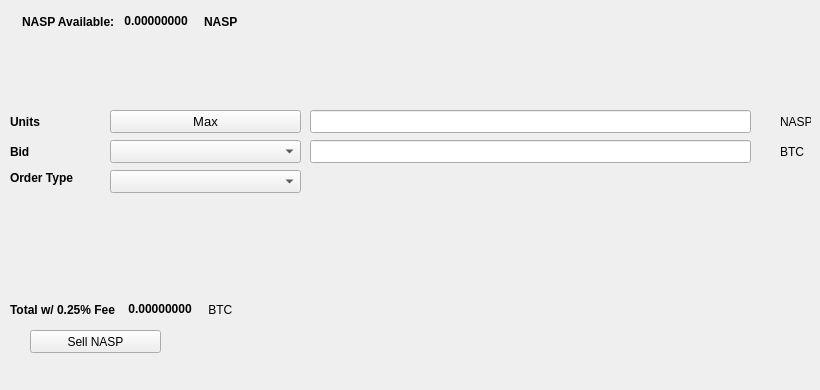
   <widget class="QWidget" name="SellTab">
    <attribute name="title">
     <string>Sell</string>
    </attribute>
    <widget class="QLabel" name="label_16">
     <property name="geometry">
      <rect>
       <x>780</x>
       <y>140</y>
       <width>31</width>
       <height>23</height>
      </rect>
     </property>
     <property name="text">
      <string>BTC</string>
     </property>
    </widget>
    <widget class="QComboBox" name="SellBidcomboBox">
     <property name="geometry">
      <rect>
       <x>110</x>
       <y>140</y>
       <width>191</width>
       <height>23</height>
      </rect>
     </property>
     <property name="font">
      <font>
       <pointsize>10</pointsize>
      </font>
     </property>
    </widget>
    <widget class="QLabel" name="label_18">
     <property name="geometry">
      <rect>
       <x>10</x>
       <y>110</y>
       <width>46</width>
       <height>23</height>
      </rect>
     </property>
     <property name="font">
      <font>
       <weight>75</weight>
       <bold>true</bold>
      </font>
     </property>
     <property name="text">
      <string>Units</string>
     </property>
    </widget>
    <widget class="QPushButton" name="Sell_Max_Amount">
     <property name="geometry">
      <rect>
       <x>110</x>
       <y>110</y>
       <width>191</width>
       <height>23</height>
      </rect>
     </property>
     <property name="font">
      <font>
       <pointsize>10</pointsize>
      </font>
     </property>
     <property name="text">
      <string>Max</string>
     </property>
    </widget>
    <widget class="QLabel" name="label_20">
     <property name="geometry">
      <rect>
       <x>10</x>
       <y>170</y>
       <width>91</width>
       <height>16</height>
      </rect>
     </property>
     <property name="font">
      <font>
       <weight>75</weight>
       <bold>true</bold>
      </font>
     </property>
     <property name="text">
      <string>Order Type</string>
     </property>
    </widget>
    <widget class="QComboBox" name="SellOrdertypeCombo">
     <property name="geometry">
      <rect>
       <x>110</x>
       <y>170</y>
       <width>191</width>
       <height>23</height>
      </rect>
     </property>
     <property name="font">
      <font>
       <pointsize>10</pointsize>
      </font>
     </property>
    </widget>
    <widget class="QLabel" name="label_21">
     <property name="geometry">
      <rect>
       <x>10</x>
       <y>140</y>
       <width>46</width>
       <height>23</height>
      </rect>
     </property>
     <property name="font">
      <font>
       <weight>75</weight>
       <bold>true</bold>
      </font>
     </property>
     <property name="text">
      <string>Bid</string>
     </property>
    </widget>
    <widget class="QLabel" name="label_22">
     <property name="geometry">
      <rect>
       <x>780</x>
       <y>110</y>
       <width>31</width>
       <height>23</height>
      </rect>
     </property>
     <property name="text">
      <string>NASP</string>
     </property>
    </widget>
    <widget class="QLineEdit" name="UnitsInputNASP">
     <property name="geometry">
      <rect>
       <x>310</x>
       <y>110</y>
       <width>441</width>
       <height>23</height>
      </rect>
     </property>
     <property name="font">
      <font>
       <pointsize>9</pointsize>
       <weight>75</weight>
       <bold>true</bold>
      </font>
     </property>
    </widget>
    <widget class="QLineEdit" name="SellBidPriceEdit">
     <property name="geometry">
      <rect>
       <x>310</x>
       <y>140</y>
       <width>441</width>
       <height>23</height>
      </rect>
     </property>
     <property name="font">
      <font>
       <pointsize>9</pointsize>
       <weight>75</weight>
       <bold>true</bold>
      </font>
     </property>
    </widget>
    <widget class="QPushButton" name="SellNASPBTN">
     <property name="geometry">
      <rect>
       <x>30</x>
       <y>330</y>
       <width>131</width>
       <height>23</height>
      </rect>
     </property>
     <property name="text">
      <string>Sell NASP</string>
     </property>
     <property name="icon">
      <iconset resource="../nasp">
       <normaloff>:/icons/bitcoin</normaloff>:/icons/bitcoin</iconset>
     </property>
    </widget>
    <widget class="QWidget" name="layoutWidget3">
     <property name="geometry">
      <rect>
       <x>22</x>
       <y>12</y>
       <width>258</width>
       <height>19</height>
      </rect>
     </property>
     <layout class="QHBoxLayout" name="horizontalLayout">
      <item>
       <widget class="QLabel" name="label232_2">
        <property name="font">
         <font>
          <weight>75</weight>
          <bold>true</bold>
         </font>
        </property>
        <property name="text">
         <string>NASP Available:</string>
        </property>
       </widget>
      </item>
      <item>
       <widget class="QLabel" name="NASPAvailableLabel">
        <property name="palette">
         <palette>
          <active>
           <colorrole role="WindowText">
            <brush brushstyle="SolidPattern">
             <color alpha="255">
              <red>0</red>
              <green>0</green>
              <blue>0</blue>
             </color>
            </brush>
           </colorrole>
           <colorrole role="Button">
            <brush brushstyle="SolidPattern">
             <color alpha="255">
              <red>0</red>
              <green>170</green>
              <blue>0</blue>
             </color>
            </brush>
           </colorrole>
           <colorrole role="Light">
            <brush brushstyle="SolidPattern">
             <color alpha="255">
              <red>0</red>
              <green>255</green>
              <blue>0</blue>
             </color>
            </brush>
           </colorrole>
           <colorrole role="Midlight">
            <brush brushstyle="SolidPattern">
             <color alpha="255">
              <red>0</red>
              <green>212</green>
              <blue>0</blue>
             </color>
            </brush>
           </colorrole>
           <colorrole role="Dark">
            <brush brushstyle="SolidPattern">
             <color alpha="255">
              <red>0</red>
              <green>85</green>
              <blue>0</blue>
             </color>
            </brush>
           </colorrole>
           <colorrole role="Mid">
            <brush brushstyle="SolidPattern">
             <color alpha="255">
              <red>0</red>
              <green>113</green>
              <blue>0</blue>
             </color>
            </brush>
           </colorrole>
           <colorrole role="Text">
            <brush brushstyle="SolidPattern">
             <color alpha="255">
              <red>0</red>
              <green>170</green>
              <blue>0</blue>
             </color>
            </brush>
           </colorrole>
           <colorrole role="BrightText">
            <brush brushstyle="SolidPattern">
             <color alpha="255">
              <red>255</red>
              <green>255</green>
              <blue>255</blue>
             </color>
            </brush>
           </colorrole>
           <colorrole role="ButtonText">
            <brush brushstyle="SolidPattern">
             <color alpha="255">
              <red>0</red>
              <green>0</green>
              <blue>0</blue>
             </color>
            </brush>
           </colorrole>
           <colorrole role="Base">
            <brush brushstyle="SolidPattern">
             <color alpha="255">
              <red>255</red>
              <green>255</green>
              <blue>255</blue>
             </color>
            </brush>
           </colorrole>
           <colorrole role="Window">
            <brush brushstyle="SolidPattern">
             <color alpha="255">
              <red>0</red>
              <green>170</green>
              <blue>0</blue>
             </color>
            </brush>
           </colorrole>
           <colorrole role="Shadow">
            <brush brushstyle="SolidPattern">
             <color alpha="255">
              <red>0</red>
              <green>0</green>
              <blue>0</blue>
             </color>
            </brush>
           </colorrole>
           <colorrole role="AlternateBase">
            <brush brushstyle="SolidPattern">
             <color alpha="255">
              <red>127</red>
              <green>212</green>
              <blue>127</blue>
             </color>
            </brush>
           </colorrole>
           <colorrole role="ToolTipBase">
            <brush brushstyle="SolidPattern">
             <color alpha="255">
              <red>255</red>
              <green>255</green>
              <blue>220</blue>
             </color>
            </brush>
           </colorrole>
           <colorrole role="ToolTipText">
            <brush brushstyle="SolidPattern">
             <color alpha="255">
              <red>0</red>
              <green>0</green>
              <blue>0</blue>
             </color>
            </brush>
           </colorrole>
          </active>
          <inactive>
           <colorrole role="WindowText">
            <brush brushstyle="SolidPattern">
             <color alpha="255">
              <red>0</red>
              <green>0</green>
              <blue>0</blue>
             </color>
            </brush>
           </colorrole>
           <colorrole role="Button">
            <brush brushstyle="SolidPattern">
             <color alpha="255">
              <red>0</red>
              <green>170</green>
              <blue>0</blue>
             </color>
            </brush>
           </colorrole>
           <colorrole role="Light">
            <brush brushstyle="SolidPattern">
             <color alpha="255">
              <red>0</red>
              <green>255</green>
              <blue>0</blue>
             </color>
            </brush>
           </colorrole>
           <colorrole role="Midlight">
            <brush brushstyle="SolidPattern">
             <color alpha="255">
              <red>0</red>
              <green>212</green>
              <blue>0</blue>
             </color>
            </brush>
           </colorrole>
           <colorrole role="Dark">
            <brush brushstyle="SolidPattern">
             <color alpha="255">
              <red>0</red>
              <green>85</green>
              <blue>0</blue>
             </color>
            </brush>
           </colorrole>
           <colorrole role="Mid">
            <brush brushstyle="SolidPattern">
             <color alpha="255">
              <red>0</red>
              <green>113</green>
              <blue>0</blue>
             </color>
            </brush>
           </colorrole>
           <colorrole role="Text">
            <brush brushstyle="SolidPattern">
             <color alpha="255">
              <red>0</red>
              <green>170</green>
              <blue>0</blue>
             </color>
            </brush>
           </colorrole>
           <colorrole role="BrightText">
            <brush brushstyle="SolidPattern">
             <color alpha="255">
              <red>255</red>
              <green>255</green>
              <blue>255</blue>
             </color>
            </brush>
           </colorrole>
           <colorrole role="ButtonText">
            <brush brushstyle="SolidPattern">
             <color alpha="255">
              <red>0</red>
              <green>0</green>
              <blue>0</blue>
             </color>
            </brush>
           </colorrole>
           <colorrole role="Base">
            <brush brushstyle="SolidPattern">
             <color alpha="255">
              <red>255</red>
              <green>255</green>
              <blue>255</blue>
             </color>
            </brush>
           </colorrole>
           <colorrole role="Window">
            <brush brushstyle="SolidPattern">
             <color alpha="255">
              <red>0</red>
              <green>170</green>
              <blue>0</blue>
             </color>
            </brush>
           </colorrole>
           <colorrole role="Shadow">
            <brush brushstyle="SolidPattern">
             <color alpha="255">
              <red>0</red>
              <green>0</green>
              <blue>0</blue>
             </color>
            </brush>
           </colorrole>
           <colorrole role="AlternateBase">
            <brush brushstyle="SolidPattern">
             <color alpha="255">
              <red>127</red>
              <green>212</green>
              <blue>127</blue>
             </color>
            </brush>
           </colorrole>
           <colorrole role="ToolTipBase">
            <brush brushstyle="SolidPattern">
             <color alpha="255">
              <red>255</red>
              <green>255</green>
              <blue>220</blue>
             </color>
            </brush>
           </colorrole>
           <colorrole role="ToolTipText">
            <brush brushstyle="SolidPattern">
             <color alpha="255">
              <red>0</red>
              <green>0</green>
              <blue>0</blue>
             </color>
            </brush>
           </colorrole>
          </inactive>
          <disabled>
           <colorrole role="WindowText">
            <brush brushstyle="SolidPattern">
             <color alpha="255">
              <red>0</red>
              <green>85</green>
              <blue>0</blue>
             </color>
            </brush>
           </colorrole>
           <colorrole role="Button">
            <brush brushstyle="SolidPattern">
             <color alpha="255">
              <red>0</red>
              <green>170</green>
              <blue>0</blue>
             </color>
            </brush>
           </colorrole>
           <colorrole role="Light">
            <brush brushstyle="SolidPattern">
             <color alpha="255">
              <red>0</red>
              <green>255</green>
              <blue>0</blue>
             </color>
            </brush>
           </colorrole>
           <colorrole role="Midlight">
            <brush brushstyle="SolidPattern">
             <color alpha="255">
              <red>0</red>
              <green>212</green>
              <blue>0</blue>
             </color>
            </brush>
           </colorrole>
           <colorrole role="Dark">
            <brush brushstyle="SolidPattern">
             <color alpha="255">
              <red>0</red>
              <green>85</green>
              <blue>0</blue>
             </color>
            </brush>
           </colorrole>
           <colorrole role="Mid">
            <brush brushstyle="SolidPattern">
             <color alpha="255">
              <red>0</red>
              <green>113</green>
              <blue>0</blue>
             </color>
            </brush>
           </colorrole>
           <colorrole role="Text">
            <brush brushstyle="SolidPattern">
             <color alpha="255">
              <red>0</red>
              <green>85</green>
              <blue>0</blue>
             </color>
            </brush>
           </colorrole>
           <colorrole role="BrightText">
            <brush brushstyle="SolidPattern">
             <color alpha="255">
              <red>255</red>
              <green>255</green>
              <blue>255</blue>
             </color>
            </brush>
           </colorrole>
           <colorrole role="ButtonText">
            <brush brushstyle="SolidPattern">
             <color alpha="255">
              <red>0</red>
              <green>85</green>
              <blue>0</blue>
             </color>
            </brush>
           </colorrole>
           <colorrole role="Base">
            <brush brushstyle="SolidPattern">
             <color alpha="255">
              <red>0</red>
              <green>170</green>
              <blue>0</blue>
             </color>
            </brush>
           </colorrole>
           <colorrole role="Window">
            <brush brushstyle="SolidPattern">
             <color alpha="255">
              <red>0</red>
              <green>170</green>
              <blue>0</blue>
             </color>
            </brush>
           </colorrole>
           <colorrole role="Shadow">
            <brush brushstyle="SolidPattern">
             <color alpha="255">
              <red>0</red>
              <green>0</green>
              <blue>0</blue>
             </color>
            </brush>
           </colorrole>
           <colorrole role="AlternateBase">
            <brush brushstyle="SolidPattern">
             <color alpha="255">
              <red>0</red>
              <green>170</green>
              <blue>0</blue>
             </color>
            </brush>
           </colorrole>
           <colorrole role="ToolTipBase">
            <brush brushstyle="SolidPattern">
             <color alpha="255">
              <red>255</red>
              <green>255</green>
              <blue>220</blue>
             </color>
            </brush>
           </colorrole>
           <colorrole role="ToolTipText">
            <brush brushstyle="SolidPattern">
             <color alpha="255">
              <red>0</red>
              <green>0</green>
              <blue>0</blue>
             </color>
            </brush>
           </colorrole>
          </disabled>
         </palette>
        </property>
        <property name="font">
         <font>
          <weight>75</weight>
          <bold>true</bold>
         </font>
        </property>
        <property name="text">
         <string> 0.00000000 </string>
        </property>
        <property name="textInteractionFlags">
         <set>Qt::LinksAccessibleByMouse|Qt::TextSelectableByKeyboard|Qt::TextSelectableByMouse</set>
        </property>
       </widget>
      </item>
      <item>
       <widget class="QLabel" name="labelNASP">
        <property name="font">
         <font>
          <weight>75</weight>
          <bold>true</bold>
         </font>
        </property>
        <property name="text">
         <string>NASP</string>
        </property>
       </widget>
      </item>
     </layout>
    </widget>
    <widget class="QWidget" name="layoutWidget">
     <property name="geometry">
      <rect>
       <x>10</x>
       <y>300</y>
       <width>268</width>
       <height>19</height>
      </rect>
     </property>
     <layout class="QHBoxLayout" name="horizontalLayout_2">
      <item>
       <widget class="QLabel" name="label_19">
        <property name="font">
         <font>
          <weight>75</weight>
          <bold>true</bold>
         </font>
        </property>
        <property name="text">
         <string>Total w/ 0.25% Fee </string>
        </property>
       </widget>
      </item>
      <item>
       <widget class="QLabel" name="SellCostLabel">
        <property name="palette">
         <palette>
          <active>
           <colorrole role="WindowText">
            <brush brushstyle="SolidPattern">
             <color alpha="255">
              <red>0</red>
              <green>0</green>
              <blue>0</blue>
             </color>
            </brush>
           </colorrole>
           <colorrole role="Button">
            <brush brushstyle="SolidPattern">
             <color alpha="255">
              <red>0</red>
              <green>170</green>
              <blue>0</blue>
             </color>
            </brush>
           </colorrole>
           <colorrole role="Light">
            <brush brushstyle="SolidPattern">
             <color alpha="255">
              <red>0</red>
              <green>255</green>
              <blue>0</blue>
             </color>
            </brush>
           </colorrole>
           <colorrole role="Midlight">
            <brush brushstyle="SolidPattern">
             <color alpha="255">
              <red>0</red>
              <green>212</green>
              <blue>0</blue>
             </color>
            </brush>
           </colorrole>
           <colorrole role="Dark">
            <brush brushstyle="SolidPattern">
             <color alpha="255">
              <red>0</red>
              <green>85</green>
              <blue>0</blue>
             </color>
            </brush>
           </colorrole>
           <colorrole role="Mid">
            <brush brushstyle="SolidPattern">
             <color alpha="255">
              <red>0</red>
              <green>113</green>
              <blue>0</blue>
             </color>
            </brush>
           </colorrole>
           <colorrole role="Text">
            <brush brushstyle="SolidPattern">
             <color alpha="255">
              <red>0</red>
              <green>170</green>
              <blue>0</blue>
             </color>
            </brush>
           </colorrole>
           <colorrole role="BrightText">
            <brush brushstyle="SolidPattern">
             <color alpha="255">
              <red>255</red>
              <green>255</green>
              <blue>255</blue>
             </color>
            </brush>
           </colorrole>
           <colorrole role="ButtonText">
            <brush brushstyle="SolidPattern">
             <color alpha="255">
              <red>0</red>
              <green>0</green>
              <blue>0</blue>
             </color>
            </brush>
           </colorrole>
           <colorrole role="Base">
            <brush brushstyle="SolidPattern">
             <color alpha="255">
              <red>255</red>
              <green>255</green>
              <blue>255</blue>
             </color>
            </brush>
           </colorrole>
           <colorrole role="Window">
            <brush brushstyle="SolidPattern">
             <color alpha="255">
              <red>0</red>
              <green>170</green>
              <blue>0</blue>
             </color>
            </brush>
           </colorrole>
           <colorrole role="Shadow">
            <brush brushstyle="SolidPattern">
             <color alpha="255">
              <red>0</red>
              <green>0</green>
              <blue>0</blue>
             </color>
            </brush>
           </colorrole>
           <colorrole role="AlternateBase">
            <brush brushstyle="SolidPattern">
             <color alpha="255">
              <red>127</red>
              <green>212</green>
              <blue>127</blue>
             </color>
            </brush>
           </colorrole>
           <colorrole role="ToolTipBase">
            <brush brushstyle="SolidPattern">
             <color alpha="255">
              <red>255</red>
              <green>255</green>
              <blue>220</blue>
             </color>
            </brush>
           </colorrole>
           <colorrole role="ToolTipText">
            <brush brushstyle="SolidPattern">
             <color alpha="255">
              <red>0</red>
              <green>0</green>
              <blue>0</blue>
             </color>
            </brush>
           </colorrole>
          </active>
          <inactive>
           <colorrole role="WindowText">
            <brush brushstyle="SolidPattern">
             <color alpha="255">
              <red>0</red>
              <green>0</green>
              <blue>0</blue>
             </color>
            </brush>
           </colorrole>
           <colorrole role="Button">
            <brush brushstyle="SolidPattern">
             <color alpha="255">
              <red>0</red>
              <green>170</green>
              <blue>0</blue>
             </color>
            </brush>
           </colorrole>
           <colorrole role="Light">
            <brush brushstyle="SolidPattern">
             <color alpha="255">
              <red>0</red>
              <green>255</green>
              <blue>0</blue>
             </color>
            </brush>
           </colorrole>
           <colorrole role="Midlight">
            <brush brushstyle="SolidPattern">
             <color alpha="255">
              <red>0</red>
              <green>212</green>
              <blue>0</blue>
             </color>
            </brush>
           </colorrole>
           <colorrole role="Dark">
            <brush brushstyle="SolidPattern">
             <color alpha="255">
              <red>0</red>
              <green>85</green>
              <blue>0</blue>
             </color>
            </brush>
           </colorrole>
           <colorrole role="Mid">
            <brush brushstyle="SolidPattern">
             <color alpha="255">
              <red>0</red>
              <green>113</green>
              <blue>0</blue>
             </color>
            </brush>
           </colorrole>
           <colorrole role="Text">
            <brush brushstyle="SolidPattern">
             <color alpha="255">
              <red>0</red>
              <green>170</green>
              <blue>0</blue>
             </color>
            </brush>
           </colorrole>
           <colorrole role="BrightText">
            <brush brushstyle="SolidPattern">
             <color alpha="255">
              <red>255</red>
              <green>255</green>
              <blue>255</blue>
             </color>
            </brush>
           </colorrole>
           <colorrole role="ButtonText">
            <brush brushstyle="SolidPattern">
             <color alpha="255">
              <red>0</red>
              <green>0</green>
              <blue>0</blue>
             </color>
            </brush>
           </colorrole>
           <colorrole role="Base">
            <brush brushstyle="SolidPattern">
             <color alpha="255">
              <red>255</red>
              <green>255</green>
              <blue>255</blue>
             </color>
            </brush>
           </colorrole>
           <colorrole role="Window">
            <brush brushstyle="SolidPattern">
             <color alpha="255">
              <red>0</red>
              <green>170</green>
              <blue>0</blue>
             </color>
            </brush>
           </colorrole>
           <colorrole role="Shadow">
            <brush brushstyle="SolidPattern">
             <color alpha="255">
              <red>0</red>
              <green>0</green>
              <blue>0</blue>
             </color>
            </brush>
           </colorrole>
           <colorrole role="AlternateBase">
            <brush brushstyle="SolidPattern">
             <color alpha="255">
              <red>127</red>
              <green>212</green>
              <blue>127</blue>
             </color>
            </brush>
           </colorrole>
           <colorrole role="ToolTipBase">
            <brush brushstyle="SolidPattern">
             <color alpha="255">
              <red>255</red>
              <green>255</green>
              <blue>220</blue>
             </color>
            </brush>
           </colorrole>
           <colorrole role="ToolTipText">
            <brush brushstyle="SolidPattern">
             <color alpha="255">
              <red>0</red>
              <green>0</green>
              <blue>0</blue>
             </color>
            </brush>
           </colorrole>
          </inactive>
          <disabled>
           <colorrole role="WindowText">
            <brush brushstyle="SolidPattern">
             <color alpha="255">
              <red>0</red>
              <green>85</green>
              <blue>0</blue>
             </color>
            </brush>
           </colorrole>
           <colorrole role="Button">
            <brush brushstyle="SolidPattern">
             <color alpha="255">
              <red>0</red>
              <green>170</green>
              <blue>0</blue>
             </color>
            </brush>
           </colorrole>
           <colorrole role="Light">
            <brush brushstyle="SolidPattern">
             <color alpha="255">
              <red>0</red>
              <green>255</green>
              <blue>0</blue>
             </color>
            </brush>
           </colorrole>
           <colorrole role="Midlight">
            <brush brushstyle="SolidPattern">
             <color alpha="255">
              <red>0</red>
              <green>212</green>
              <blue>0</blue>
             </color>
            </brush>
           </colorrole>
           <colorrole role="Dark">
            <brush brushstyle="SolidPattern">
             <color alpha="255">
              <red>0</red>
              <green>85</green>
              <blue>0</blue>
             </color>
            </brush>
           </colorrole>
           <colorrole role="Mid">
            <brush brushstyle="SolidPattern">
             <color alpha="255">
              <red>0</red>
              <green>113</green>
              <blue>0</blue>
             </color>
            </brush>
           </colorrole>
           <colorrole role="Text">
            <brush brushstyle="SolidPattern">
             <color alpha="255">
              <red>0</red>
              <green>85</green>
              <blue>0</blue>
             </color>
            </brush>
           </colorrole>
           <colorrole role="BrightText">
            <brush brushstyle="SolidPattern">
             <color alpha="255">
              <red>255</red>
              <green>255</green>
              <blue>255</blue>
             </color>
            </brush>
           </colorrole>
           <colorrole role="ButtonText">
            <brush brushstyle="SolidPattern">
             <color alpha="255">
              <red>0</red>
              <green>85</green>
              <blue>0</blue>
             </color>
            </brush>
           </colorrole>
           <colorrole role="Base">
            <brush brushstyle="SolidPattern">
             <color alpha="255">
              <red>0</red>
              <green>170</green>
              <blue>0</blue>
             </color>
            </brush>
           </colorrole>
           <colorrole role="Window">
            <brush brushstyle="SolidPattern">
             <color alpha="255">
              <red>0</red>
              <green>170</green>
              <blue>0</blue>
             </color>
            </brush>
           </colorrole>
           <colorrole role="Shadow">
            <brush brushstyle="SolidPattern">
             <color alpha="255">
              <red>0</red>
              <green>0</green>
              <blue>0</blue>
             </color>
            </brush>
           </colorrole>
           <colorrole role="AlternateBase">
            <brush brushstyle="SolidPattern">
             <color alpha="255">
              <red>0</red>
              <green>170</green>
              <blue>0</blue>
             </color>
            </brush>
           </colorrole>
           <colorrole role="ToolTipBase">
            <brush brushstyle="SolidPattern">
             <color alpha="255">
              <red>255</red>
              <green>255</green>
              <blue>220</blue>
             </color>
            </brush>
           </colorrole>
           <colorrole role="ToolTipText">
            <brush brushstyle="SolidPattern">
             <color alpha="255">
              <red>0</red>
              <green>0</green>
              <blue>0</blue>
             </color>
            </brush>
           </colorrole>
          </disabled>
         </palette>
        </property>
        <property name="font">
         <font>
          <weight>75</weight>
          <bold>true</bold>
         </font>
        </property>
        <property name="autoFillBackground">
         <bool>false</bool>
        </property>
        <property name="text">
         <string> 0.00000000</string>
        </property>
        <property name="textInteractionFlags">
         <set>Qt::LinksAccessibleByMouse|Qt::TextSelectableByMouse</set>
        </property>
       </widget>
      </item>
      <item>
       <widget class="QLabel" name="label_17">
        <property name="font">
         <font>
          <weight>50</weight>
          <bold>false</bold>
         </font>
        </property>
        <property name="text">
         <string> BTC</string>
        </property>
       </widget>
      </item>
     </layout>
    </widget>
    <widget class="QLabel" name="label_23">
     <property name="geometry">
      <rect>
       <x>460</x>
       <y>300</y>
       <width>281</width>
       <height>81</height>
      </rect>
     </property>
     <property name="text">
      <string/>
     </property>
     <property name="pixmap">
      <pixmap>:/images/bittrex</pixmap>
     </property>
    </widget>
   </widget>
